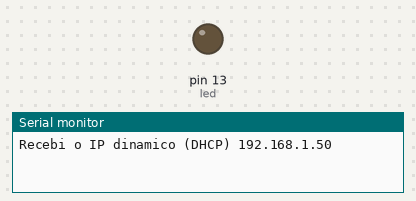
Bench run of a sketch on a simulated Arduino Leonardo, built for the host (arithmetic inside an expression is 32-bit, double 64-bit). Parts: output pins drawn as LEDs (lit = HIGH), the last lines printed to the serial monitor. WiFi joins after 1.5 s; servers stay silent unless stated.

Above: at 2.5 s.
At 6.0 s:
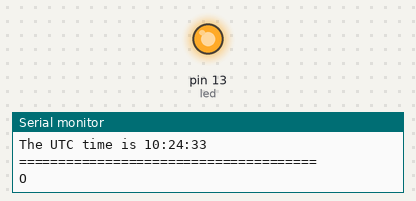
Timing chart, 0 to 14.5 s (numbered marks = the images above):
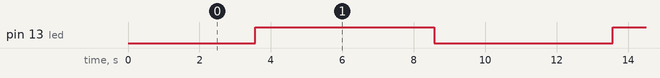

Measured:
- by itself, pin 13 (led): alternates HIGH for 5.0 s and LOW for 5.0 s

The sketch:

UdpNtpClient_roney01.ino
```cpp
/*

 Udp NTP Client

 Get the time from a Network Time Protocol (NTP) time server
 Demonstrates use of UDP sendPacket and ReceivePacket
 For more on NTP time servers and the messages needed to communicate with them,
 see http://en.wikipedia.org/wiki/Network_Time_Protocol

 created 4 Sep 2010
 by Michael Margolis
 modified 9 Apr 2012
 by Tom Igoe

 This code is in the public domain.

 */

#include <SPI.h>
#include <Ethernet.h>
#include <EthernetUdp.h>

// Enter a MAC address for your controller below.
// Newer Ethernet shields have a MAC address printed on a sticker on the shield
byte mac[] = {
  0xDE, 0xAD, 0xBE, 0xEF, 0xFE, 0xED };

char string[25];
int led = 13;

unsigned int localPort = 8888;      // local port to listen for UDP packets

IPAddress timeServer(192, 43, 244, 18); // time.nist.gov NTP server
IPAddress syslogServer(10, 255, 255, 9); // meu iMac

const int NTP_PACKET_SIZE= 48; // NTP time stamp is in the first 48 bytes of the message

byte packetBuffer[ NTP_PACKET_SIZE]; //buffer to hold incoming and outgoing packets

// A UDP instance to let us send and receive packets over UDP
EthernetUDP Udp;

void setup()
{

  pinMode(led, OUTPUT);

  // Open serial communications and wait for port to open:


  Serial.begin(9600);
   while (!Serial) {
    ; // wait for serial port to connect. Needed for Leonardo only
  }


  // start Ethernet and UDP
  if (Ethernet.begin(mac) == 0) {
    Serial.println("Failed to configure Ethernet using DHCP");
    // no point in carrying on, so do nothing forevermore:
    for(;;)
      ;
  }

  Serial.print("Recebi o IP dinamico (DHCP) ");
  Serial.println(Ethernet.localIP());

  Udp.begin(localPort);

  syslog("<13> recebido DHCP");

}

void loop()
{
  delay(1000);


  Serial.println("Acessando o servidor de NTP\n");
  sendNTPpacket(timeServer); // send an NTP packet to a time server

    // wait to see if a reply is available
  delay(1000);
  if ( Udp.parsePacket() ) {
    // We've received a packet, read the data from it
    Udp.read(packetBuffer,NTP_PACKET_SIZE);  // read the packet into the buffer

    //the timestamp starts at byte 40 of the received packet and is four bytes,
    // or two words, long. First, esxtract the two words:

    unsigned long highWord = word(packetBuffer[40], packetBuffer[41]);
    unsigned long lowWord = word(packetBuffer[42], packetBuffer[43]);
    // combine the four bytes (two words) into a long integer
    // this is NTP time (seconds since Jan 1 1900):
    unsigned long secsSince1900 = highWord << 16 | lowWord;
    Serial.print("Seconds since Jan 1 1900 = " );
    Serial.println(secsSince1900);

    // now convert NTP time into everyday time:
    Serial.print("Unix time = ");
    // Unix time starts on Jan 1 1970. In seconds, that's 2208988800:
    const unsigned long seventyYears = 2208988800UL;
    // subtract seventy years:
    unsigned long epoch = secsSince1900 - seventyYears;
    // print Unix time:
    Serial.println(epoch);


    // print the hour, minute and second:
    Serial.print("The UTC time is ");       // UTC is the time at Greenwich Meridian (GMT)
    Serial.print((epoch  % 86400L) / 3600); // print the hour (86400 equals secs per day)
    Serial.print(':');
    if ( ((epoch % 3600) / 60) < 10 ) {
      // In the first 10 minutes of each hour, we'll want a leading '0'
      Serial.print('0');
    }
    Serial.print((epoch  % 3600) / 60); // print the minute (3600 equals secs per minute)
    Serial.print(':');
    if ( (epoch % 60) < 10 ) {
      // In the first 10 seconds of each minute, we'll want a leading '0'
      Serial.print('0');
    }
    Serial.println(epoch %60); // print the second
  }
  // wait ten seconds before asking for the time again

  syslog("<13> Acessei servidor NTP");
  Serial.println("======================================");

  piscar(30,5);

}

// send an NTP request to the time server at the given address
unsigned long sendNTPpacket(IPAddress& address)
{
  // set all bytes in the buffer to 0
  memset(packetBuffer, 0, NTP_PACKET_SIZE);
  // Initialize values needed to form NTP request
  // (see URL above for details on the packets)
  packetBuffer[0] = 0b11100011;   // LI, Version, Mode
  packetBuffer[1] = 0;     // Stratum, or type of clock
  packetBuffer[2] = 6;     // Polling Interval
  packetBuffer[3] = 0xEC;  // Peer Clock Precision
  // 8 bytes of zero for Root Delay & Root Dispersion
  packetBuffer[12]  = 49;
  packetBuffer[13]  = 0x4E;
  packetBuffer[14]  = 49;
  packetBuffer[15]  = 52;

  // all NTP fields have been given values, now
  // you can send a packet requesting a timestamp:
  Udp.beginPacket(address, 123); //NTP requests are to port 123
  Udp.write(packetBuffer,NTP_PACKET_SIZE);
  Udp.endPacket();
}

void syslog(char *string)
{
  Udp.beginPacket(syslogServer, 514);
  Udp.write(string);
  Udp.endPacket();
}

int piscar(int lim, int del){
  int a;

  for(a = 0; a < lim; a++) {

  digitalWrite(led, HIGH);   // turn the LED on (HIGH is the voltage level)
  Serial.print("O");
  delay(del * 1000);               // wait for a second

  digitalWrite(led, LOW);    // turn the LED off by making the voltage LOW
  Serial.print("o");
  delay(del * 1000);
  Serial.print("");
  }
  return lim;
}
```
